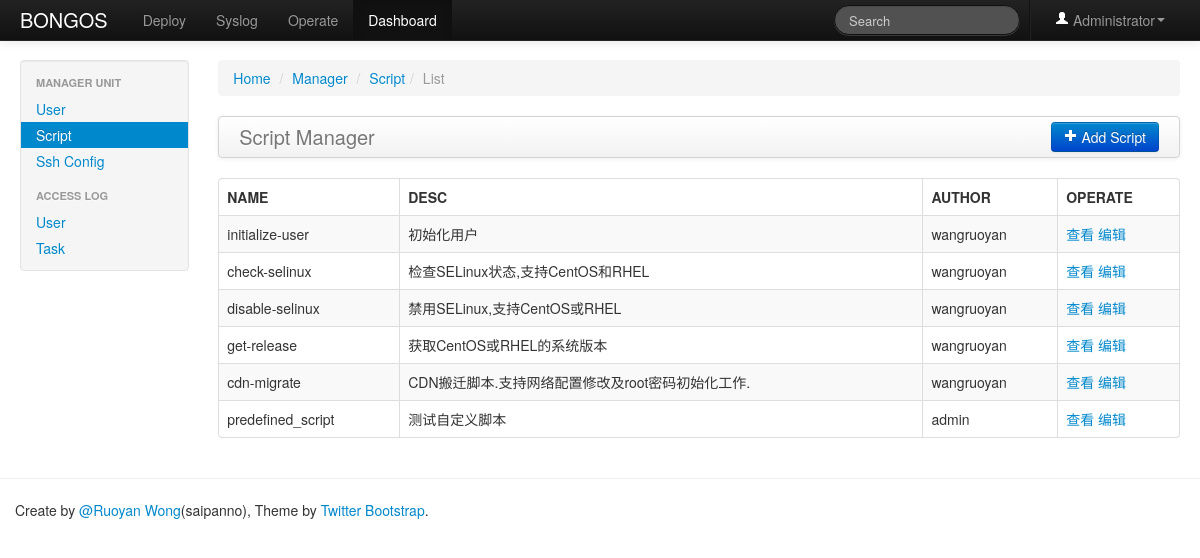
/dashboard/script/list (signed in), run on the app's committed database.
### web/user/models.py (models this page shows, shortened)
class User(db.Model):
    __tablename__ = 'new_user_lists'
    id = db.Column(db.Integer, primary_key=True)
    email = db.Column(db.UnicodeText, unique=True)
    username = db.Column(db.UnicodeText)
    password = db.Column(db.UnicodeText)

### web/dashboard/models.py (models this page shows, shortened)
class PreDefinedScript(db.Model):
    __tablename__ = app.config['PREDEFINED_SCRIPT_LISTS']
    id = db.Column(db.Integer, primary_key=True)
    name = db.Column(db.UnicodeText)
    desc = db.Column(db.UnicodeText)
    script = db.Column(db.UnicodeText)
    author = db.Column(db.UnicodeText)

### web/dashboard/controlers.py (the view)
@dashboard.route('/dashboard/script/list')
@login_required
def list_script_ctrl():
    if request.method == 'GET':
        scripts = PreDefinedScript.query.all()
        return render_template('dashboard/predefined_script.html', scripts=scripts, type='list')

### web/extensions.py (called while the page is built)
@login_manager.user_loader
def load_user(user_id):
    return User.query.get(user_id)

### web/templates/dashboard/predefined_script.html (shortened to what this page needs)
{% extends "dashboard/dashboard_base.html" %}
{% block active_dashboard_script %}active{% endblock %}
{% block main %}
    <div class="span10">
    {% if type == 'list' %}
        <ul class="breadcrumb">
            <li><a href="/">Home</a> <span class="divider">/</span></li>
            <li class="#"><a href="#">Manager</a> <span class="divider">/</span></li>
            <li class="#"><a href="#">Script</a><span class="divider">/</span></li>
            <li class="active">List</li>
        </ul>
        <div class="navbar">
            <div class="navbar-inner">
                <a class="brand" href="#">Script Manager</a>
                <div class="btn-group pull-right">
                    <a href="{{ url_for('dashboard.create_script_ctrl')}}" class="btn btn-primary"><i class="icon-plus icon-white"></i> Add Script</a>
                </div>
            </div>
        </div>
        <table class="table table-hover table-bordered table-striped">
            <thead>
            <tr>
                <th>NAME</th>
                <th>DESC</th>
                <th>AUTHOR</th>
                <th>OPERATE</th>
            </tr>
            </thead>
            <tbody>
                {% for script in scripts %}
                    <tr>
                        <td>{{ script.name }}</td>
                        <td>{{ script.desc }}</td>
                        <td>{{ script.author }}</td>
                        <td>
                            <a href="{{ url_for('dashboard.show_script_ctrl', script_id=script.id)}}">查看</a>
                            <a href="{{ url_for('dashboard.edit_script_ctrl', script_id=script.id)}}">编辑</a>
                        </td>
                    </tr>
                {% endfor %}
            </tbody>
        </table>
    {% endif %}
    </div>
{% endblock %}

### web/templates/dashboard/dashboard_base.html
{% extends "index.html" %}
{% block active_dashboard %}active{% endblock %}
{% block sidebar %}
    <div class="span2">
        <div class="well sidebar-nav">
            <ul class="nav nav-list">
                <li class="nav-header">MANAGER UNIT</li>
                <li class="{% block active_dashboard_user %}{% endblock %}"><a href="{{ url_for("dashboard.list_user_ctrl") }}">User</a></li>
                <li class="{% block active_dashboard_script %}{% endblock %}"><a href="{{ url_for("dashboard.list_script_ctrl") }}">Script</a></li>
                <li class="{% block active_dashboard_ssh_config %}{% endblock %}"><a href="{{ url_for("dashboard.list_ssh_config_ctrl") }}">Ssh Config</a></li>
                <li class="nav-header">ACCESS LOG</li>
                <li class=""><a href="#">User</a></li>
                <li class=""><a href="#">Task</a></li>
            </ul>
        </div>
    </div>
{% endblock %}

### web/templates/index.html (shortened to what this page needs)
{% extends "header.html" %}
{% import "macro.html" as ext %}
{% block body %}
    <div class="navbar navbar-inverse navbar-fixed-top">
        <div class="navbar-inner">
            <div class="container-fluid">
                <a class="brand" href="{{ url_for('user.index_ctrl') }}">BONGOS</a>
                <ul class="nav">
                    <li class="{% block active_deploy %}{% endblock %}"><a href="#">Deploy</a></li>
                    <li class="{% block active_syslog %}{% endblock %}"><a href="#">Syslog</a></li>
                    <li class="{% block active_operate %}{% endblock %}"><a href="{{ url_for("operate.list_operate_ctrl", operate_type='Ssh') }}">Operate</a></li>
                    <li class="{% block active_dashboard %}{% endblock %}"><a href="{{ url_for("dashboard.list_user_ctrl") }}">Dashboard</a></li>
                </ul>
                <ul class="nav pull-right">
                    <li class="divider-vertical"></li>
                    <li class="dropdown"><a href="#" class="dropdown-toggle" data-toggle="dropdown"><i class="icon-user icon-white"></i> {{ current_user.username }}<b class="caret"></b></a>
                    </li>
                </ul>
                <form class="navbar-search pull-right" action="">
                    <input class="search-query span2" placeholder="Search" type="text">
                </form>
            </div>
        </div>
    </div>
    <div class="container-fluid">
        <div class="row-fluid">
            {% block sidebar %}
            {% endblock %}
            {% block main %}{% endblock %}
        </div>
    </div>
{% endblock %}

### web/templates/header.html (shortened to what this page needs)
<!DOCTYPE html>
<html lang="en">
<head>
    <link rel=stylesheet type=text/css href="{{ url_for('static', filename='css/bootstrap.css') }}">
    <link rel=stylesheet type=text/css href="{{ url_for('static', filename='css/bootstrap-responsive.css') }}">
    <link rel=stylesheet type=text/css href="{{ url_for('static', filename='css/google-prettify.css') }}">
    <link rel=stylesheet type=text/css href="{{ url_for('static', filename='css/bongos.css') }}">
</head>
<body>
    {% block body %}{% endblock %}
    <hr>
    <footer class="footer">
        <div class="container">
            <p>Create by <a href="https://github.com/saipanno">@Ruoyan Wong</a>(saipanno),  Theme by <a href="http://twitter.github.com/bootstrap">Twitter Bootstrap</a>.</p>
        </div>
    </footer>
</body>
</html>

### web/templates/index.html (style rules this page uses)
body { padding-top: 60px; padding-bottom: 40px; }
.sidebar-nav { padding: 9px 0; }

### data on the page
User: username "Administrator"
PreDefinedScript: name "initialize-user", desc "初始化用户", author "wangruoyan"
PreDefinedScript: name "check-selinux", desc "检查SELinux状态,支持CentOS和RHEL", author "wangruoyan"
PreDefinedScript: name "disable-selinux", desc "禁用SELinux,支持CentOS或RHEL", author "wangruoyan"
PreDefinedScript: name "get-release", desc "获取CentOS或RHEL的系统版本", author "wangruoyan"
PreDefinedScript: name "cdn-migrate", desc "CDN搬迁脚本.支持网络配置修改及root密码初始化工作.", author "wangruoyan"
PreDefinedScript: name "predefined_script", desc "测试自定义脚本", author "admin"
